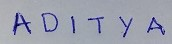
#> input picture images/pic.jpg, 172 x 44 px, found by its file name
$ python image_Segmentation.py   (older library calls are emulated)
#> lines starting #> are read from the running program, lines starting #| are printed output that depends on the picture; after the words box and inside, x2 and y2 are one past the last pixel; in counts of white or black regions, pixels touching at a corner belong together

# coding: utf-8

# In[2]:


# importing the dependencies
import os
import os.path
import cv2
import glob
import imutils


# In[53]:


# a function to take a path to an image and then segments the image into constituent letters and then return the letter

def image_segmentation(image_name):
#> called with image_name = 'pic.jpg'
    counter = 0
    # reading the image
    image = cv2.imread(image_name)
#> image is the input picture: shape (44, 172, 3); mean B, G, R 174.6, 160.1, 156.6

    # converting the image to grayscale
    gray = cv2.cvtColor(image, cv2.COLOR_BGR2GRAY)
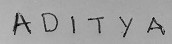
#> gray: shape (44, 172); min 6, max 191, mean 160.7

    # threshold to convert the image to pure black and white
    thresh = cv2.threshold(gray, 0,255, cv2.THRESH_BINARY_INV | cv2.THRESH_OTSU)[1]
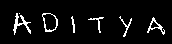
#> thresh: shape (44, 172); 5.7% white in thin lines or dots, all inside (x1, y1, x2, y2) = (13, 13, 165, 37)


    # find the contours (continous blob of pixels ) in the image
    contours = cv2.findContours(thresh,cv2.RETR_EXTERNAL, cv2.CHAIN_APPROX_SIMPLE)
#> contours = 7 contours, 2 with area under 20; largest, box (x1, y1, x2, y2) and area: (42, 13, 58, 32) 210, (147, 17, 165, 35) 84, (13, 13, 31, 35) 76, (119, 16, 132, 37) 24, (88, 17, 104, 33) 22

    # Hack for compatibility with different OpenCV versions
    contours = contours[0] if imutils.is_cv2() else contours[1]

    letter_image_regions = []

    # now loop through each of the letter in the image
    for contour in contours:
        # get the rectangle that contains the contour
        x,y,w,h = cv2.boundingRect(contour)
        # compare the width and height of the contour to detect if it
        # has one letter or not
        if w/h >1.25:
            # this is too wide for a single letter
            continue
        elif w<3 or h<3:
            # this is a very small image probably a noise
            continue
        else:
        # this is a normal letter by itself
            letter_image_regions.append((x,y,w,h))

        # Extract the letter from the original image with a 2-pixel margin around the edge
        letter_image = gray[y - 2:y + h + 2, x - 2:x + w + 2]
        #constructing the name of the images
        name = str(counter) + '.png'
        # incrementing the counter to store the next image
        counter = counter +1
        return letter_image
#> this loop made 1 pass
#> (x, y, w, h, name, counter) on pass 1: (147, 17, 18, 18, '0.png', 1)
#> pass 1, in image_segmentation, `letter_image = gray[y - 2:y + h + 2, x - 2:x + w + 2]`:
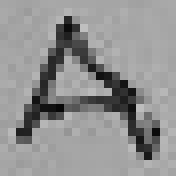
#> letter_image: shape (22, 22) (shown 8 times larger); min 7, max 191, mean 145.4
#> after the loop, counter = 1; letter_image_regions = [(147, 17, 18, 18)]


# In[58]:


letter_images = image_segmentation("pic.jpg")
